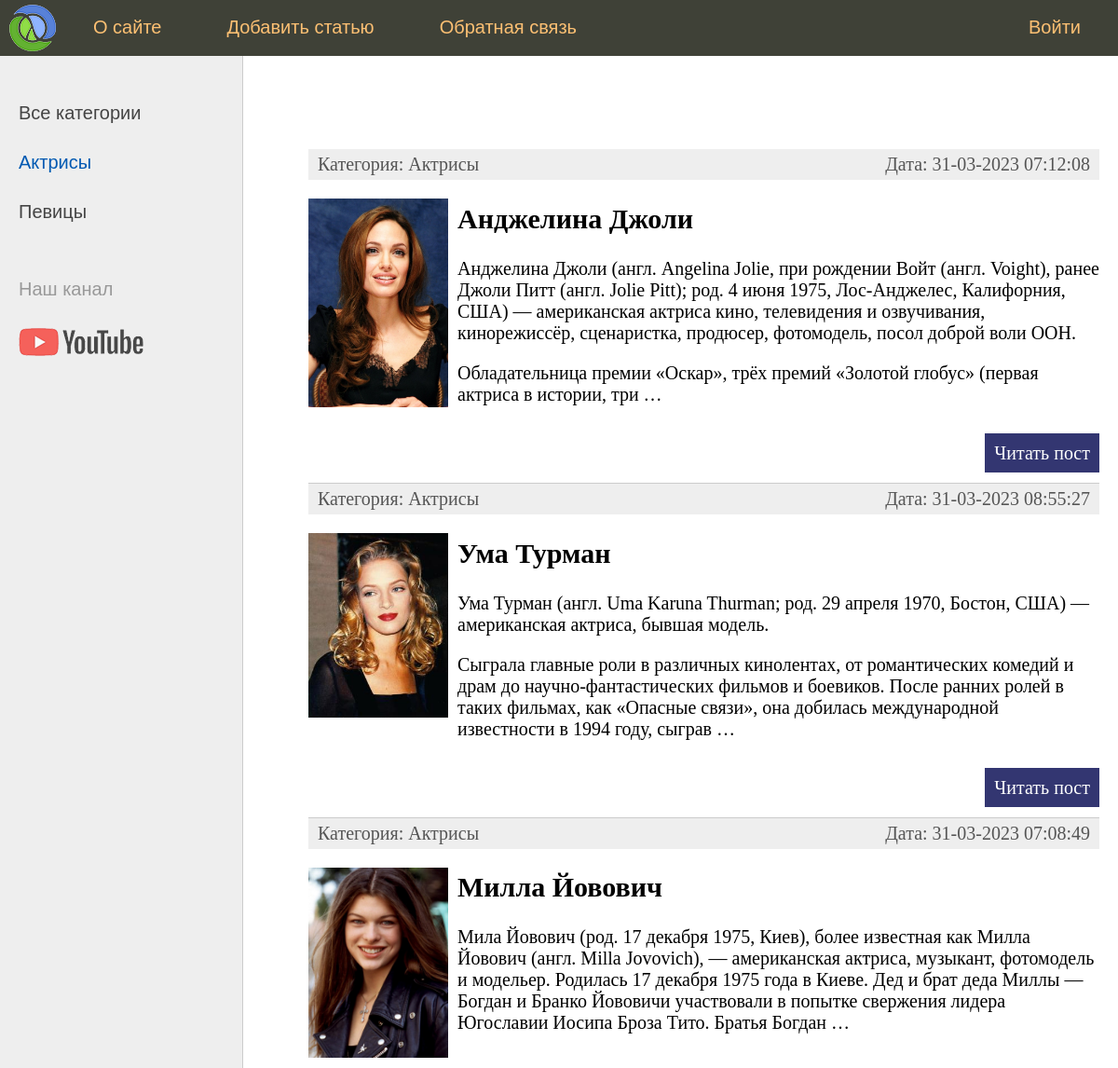
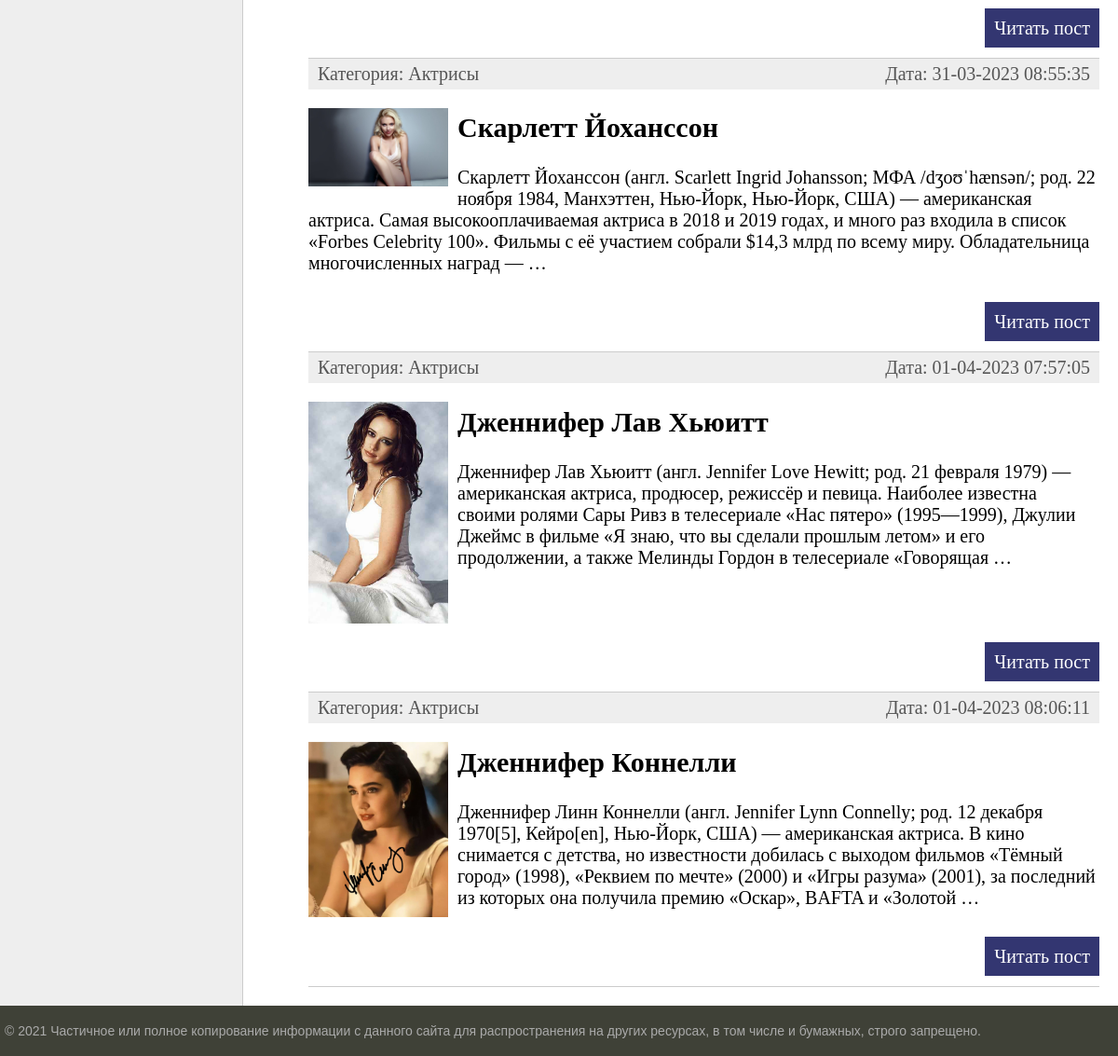
Page /category/1/ on the committed database (2 pictures, top to bottom).
### women/models.py (models this page shows, shortened)
class Category(models.Model):
    name = models.CharField(max_length=100, db_index=True, verbose_name="Категория")                       #  Название рубрики
    def __str__(self):
        return self.name
    def get_absolute_url(self):
        return reverse('category', kwargs={'cat_id': self.pk})
    class Meta:
        verbose_name = 'Категорию'
        verbose_name_plural = 'Категории'
        ordering = ['id']

class Women(models.Model):
    title = models.CharField(max_length=255, verbose_name="Заголовок")
    content = models.TextField(blank=True, verbose_name="Текст статьи")                                    #  blank=True поле может оставаться пустым
    photo = models.ImageField(upload_to="photos/%Y/%m/%d/", verbose_name="Фото")                           #  подкаталог photos/%Y/%m/%d/ текущий год/месяц/день
    time_create = models.DateTimeField(auto_now_add=True, verbose_name="Время создания")                   #  auto_now_add=True примет текущее время в момент записи и его не поменяет
    time_update = models.DateTimeField(auto_now=True, verbose_name="Время изменения")                      #  auto_now=True примет текущее время в момент записи и его поменяет в случае редактирования
    is_published = models.BooleanField(default=True, verbose_name="Публикация")                            #  default=True при добавлении новой записи то данное поле по умол. примет True
    cat = models.ForeignKey('Category', on_delete=models.PROTECT, null=True, verbose_name="Категория")     # 'Category' имя класса в кавычках поскольку class Category идет после class Women
    def get_absolute_url(self):
        return reverse('post', kwargs={'post_id': self.pk})
    class Meta:
        verbose_name = 'Известные женщины'
        verbose_name_plural = 'Известные женщины'
        ordering = ['time_create', 'title']                                                                #  Сортировка по времени в admin django

### women/views.py (the view)
# urls.py: path('category/<int:cat_id>/', show_category, name='category'),
def show_category(request, cat_id):
    posts = Women.objects.filter(cat_id=cat_id)
    if len(posts) == 0:
        raise Http404()
    context = {
        'posts': posts,
        'menu': menu,
        'title': "Отображение по рубрикам",
        'cat_selected': cat_id,
    }
    return render(request, 'women/index.html', context=context)

### women/templatetags/women_tags.py (called while the page is built)
@register.inclusion_tag('women/list_categories.html')
def show_categories(sort=None, cat_selected=0):              #  Возвращает полноценную html страницу
    if not sort:
        cats = Category.objects.all()                        #  Читает все категории из стр. Категории
    else:
        cats = Category.objects.order_by(sort)
    return {"cats": cats, "cat_selected": cat_selected}      #  Возвращает словарь

### women/templates/women/index.html (shortened to what this page needs)
{% extends 'women/base.html' %}
{% block content %}
<ul class="list-articles">
    {% for p in posts %}
    <li>
        <div class="article-panel">
            <p class="first">Категория: {{p.cat}}</p>
            <p class="last">Дата: {{p.time_update|date:"d-m-Y H:i:s"}}</p>
        </div>
        {% if p.photo %}
        <p><img class="img-article-left thumb" src="{{p.photo.url}}"></p>
        {% endif %}
        <h2>{{p.title}}</h2>
        {% autoescape off %}
        {{p.content|linebreaks|truncatewords:50}}
        {% endautoescape %}
        <p class="link-read-post"><a href="{{ p.get_absolute_url }}">Читать пост</a></p>
    </li>
    {% endfor %}
</ul>
{% endblock %}

### women/templates/women/list_categories.html
{% for c in cats %}
{% if c.pk == cat_selected %}
<li class="selected">{{ c.name }}</li>
{% else %}
<li><a href="{{ c.get_absolute_url }}">{{ c.name }}</a></li>
{% endif %}
{% endfor %}

### women/static/women/css/styles.css (style rules this page uses)
html, body { font-family: 'Arial'; margin: 0; padding: 0; height: 100%; width: 100%; color: #444; }
a { color: #0059b2; text-decoration: none; }
img { max-width: 600px; height: auto; }
img.img-article-left { max-width: 300px; height: auto; float: left; padding: 0 10px 10px 0; }
img.img-article-left.thumb { max-width: 150px; height: auto; }
p.link-read-post { text-align: right; }
p.link-read-post a { padding: 10px; min-width: 100px; background: #333671; color: #fff; text-decoration: none; }
div.article-panel { background: #eee; padding: 5px 10px 5px 10px; box-sizing: border-box; overflow: hidden; color: #555; }
div.article-panel p.first { margin: 0; float: left; }
div.article-panel p.last { margin: 0; float: right; }
ul.list-articles { list-style: none; margin: 0; padding: 0; }
ul.list-articles li { border-bottom: 1px solid #ccc; }
.left-chapters ul li { margin: 30px 0 0 0; color: #999; }
.left-chapters ul li.selected { color: #0059b2; }
.left-chapters ul li a { color: #444; text-decoration: none; }

### rows in the picture
Category: name "Актрисы"
Category: name "Певицы"
Women: cat "Актрисы", time_update "31-03-2023 07:12:08", photo (picture), title "Анджелина Джоли", content "Анджелина Джоли (англ. Angelina Jolie, при рождении Войт (англ. Voight), ранее Джоли Питт (англ. Jolie Pitt); род. 4 июня 1975, Лос-Анджелес, Калифорния, США) — американская актриса кино, телевидения и озвучивания, кинорежиссёр, сценаристка, продюсер, фотомодель, посол доброй воли ООН. Обладательница премии «Оскар», трёх премий «Золотой глобус» (первая актриса в истории, три …"
Women: cat "Актрисы", time_update "31-03-2023 08:55:27", photo (picture), title "Ума Турман", content "Ума Турман (англ. Uma Karuna Thurman; род. 29 апреля 1970, Бостон, США) — американская актриса, бывшая модель. Сыграла главные роли в различных кинолентах, от романтических комедий и драм до научно-фантастических фильмов и боевиков. После ранних ролей в таких фильмах, как «Опасные связи», она добилась международной известности в 1994 году, сыграв …"
Women: cat "Актрисы", time_update "31-03-2023 07:08:49", photo (picture), title "Милла Йовович", content "Мила Йовович (род. 17 декабря 1975, Киев), более известная как Милла Йовович (англ. Milla Jovovich), — американская актриса, музыкант, фотомодель и модельер. Родилась 17 декабря 1975 года в Киеве. Дед и брат деда Миллы — Богдан и Бранко Йововичи участвовали в попытке свержения лидера Югославии Иосипа Броза Тито. Братья Богдан …"
Women: cat "Актрисы", time_update "31-03-2023 08:55:35", photo (picture), title "Скарлетт Йоханссон", content "Скарлетт Йоханссон (англ. Scarlett Ingrid Johansson; МФА /dʒoʊˈhænsən/; род. 22 ноября 1984, Манхэттен, Нью-Йорк, Нью-Йорк, США) — американская актриса. Самая высокооплачиваемая актриса в 2018 и 2019 годах, и много раз входила в список «Forbes Celebrity 100». Фильмы с её участием собрали $14,3 млрд по всему миру. Обладательница многочисленных наград — …"
Women: cat "Актрисы", time_update "01-04-2023 07:57:05", photo (picture), title "Дженнифер Лав Хьюитт", content "Дженнифер Лав Хьюитт (англ. Jennifer Love Hewitt; род. 21 февраля 1979) — американская актриса, продюсер, режиссёр и певица. Наиболее известна своими ролями Сары Ривз в телесериале «Нас пятеро» (1995—1999), Джулии Джеймс в фильме «Я знаю, что вы сделали прошлым летом» и его продолжении, а также Мелинды Гордон в телесериале «Говорящая …"
Women: cat "Актрисы", time_update "01-04-2023 08:06:11", photo (picture), title "Дженнифер Коннелли", content "Дженнифер Линн Коннелли (англ. Jennifer Lynn Connelly; род. 12 декабря 1970[5], Кейро[en], Нью-Йорк, США) — американская актриса. В кино снимается с детства, но известности добилась с выходом фильмов «Тёмный город» (1998), «Реквием по мечте» (2000) и «Игры разума» (2001), за последний из которых она получила премию «Оскар», BAFTA и «Золотой …"

### other values in the picture
{{ m.title }} "О сайте" "Добавить статью" "Обратная связь"
{{ m.title }} "Войти"
